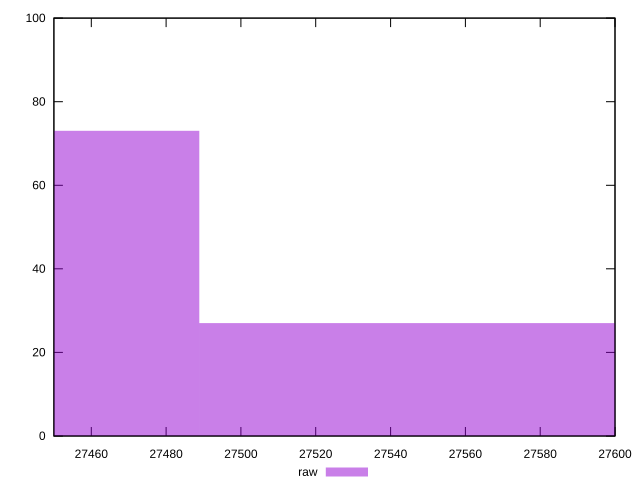

Reproduce this figure in gnuplot.
reset

$raw <<EOF
27415.137524459755 73
27562.530736956847 27
EOF

set key outside below
set boxwidth 147.39321249709545
set xrange [27450:27600]
set yrange [0:100]
set style fill transparent solid 0.5 noborder
set terminal svg size 640, 490 enhanced background rgb 'white'
set output "report_00007_2020-12-11T15:55:29.892Z/uses-webp-images/samples/pages+cached+noexternal+nofonts/raw/histogram.svg"

plot $raw title "raw" with boxes

reset
